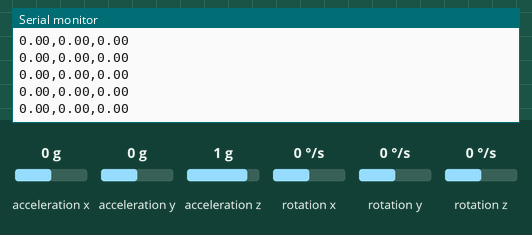
Simulated run of this sketch. Board: ESP32. Parts: the last lines printed to the serial monitor. Wiring (inferred from the names in the program): MPU-6050 motion sensor at I2C address 0x68. Inputs (shaded band) come from the test bench; at power-on: acceleration x 0 g, acceleration y 0 g, acceleration z 1 g, rotation x 0 °/s, rotation y 0 °/s, rotation z 0 °/s.

Above: at 7.5 s.
7.6 s: acceleration x set to -1.4 g
At 8.5 s:
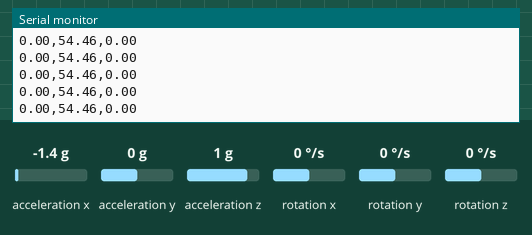
9.1 s: acceleration y set to -1.4 g
At 10.1 s:
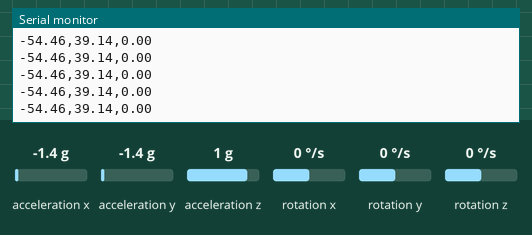
10.6 s: acceleration z set to -1.4 g
At 11.3 s:
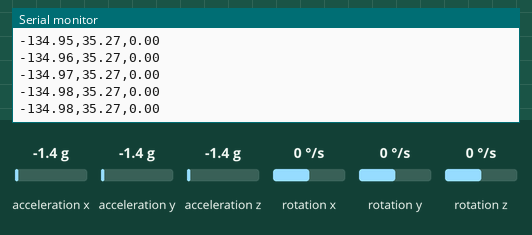
12.1 s: rotation x set to -192 °/s
At 13.1 s:
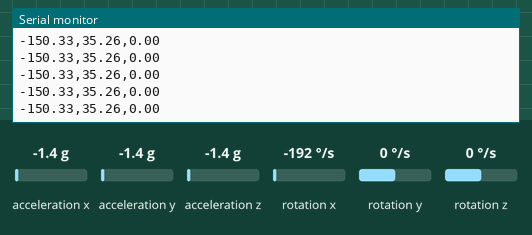
13.6 s: rotation y set to -192 °/s
At 14.5 s:
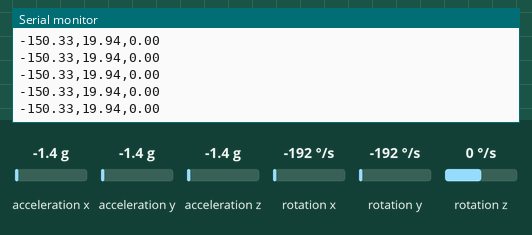
Timing chart, 0 to 16.1 s (numbered marks = the images above; inputs shaded):
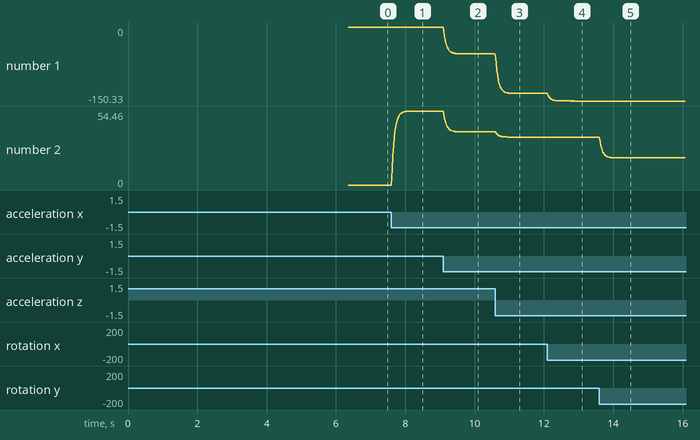

Measured:
- after the input at 7.6 s, the serial monitor: prints a new line at once (image 1)
- after the input at 9.1 s, the serial monitor: prints a new line at once (image 2)
- after the input at 10.6 s, the serial monitor: prints a new line at once (image 3)
- after the input at 12.1 s, the serial monitor: prints a new line at once (image 4)
- after the input at 13.6 s, the serial monitor: prints a new line at once (image 5)
- plotted number 1: 0 → -54.46 after the input at 9.1 s, -54.46 → -135 after the input at 10.6 s, -135 → -150.33 after the input at 12.1 s
- plotted number 2: 0 → 54.46 after the input at 7.6 s, 54.46 → 39.14 after the input at 9.1 s, 39.14 → 35.26 after the input at 10.6 s, 35.26 → 19.94 after the input at 13.6 s

The sketch:

mpu-orientation-test.ino
```cpp
// MPU6050 SDA → ESP32 GPIO18

// MPU6050 SCL → ESP32 GPIO19

// MPU6050 VCC → ESP32 3.3V

// MPU6050 GND → ESP32 GND


#include <Wire.h>
#include <math.h>

#define MPU_ADDRESS 0x68

#define PWR_MGMT_1   0x6B
#define CONFIG_REG   0x1A
#define GYRO_CONFIG  0x1B
#define ACCEL_CONFIG 0x1C
#define DATA_START   0x3B
#define WHO_AM_I     0x75

// MPU6050 I2C wiring
#define MPU_SDA_PIN 18
#define MPU_SCL_PIN 19

float gyroOffsetX = 0;
float gyroOffsetY = 0;
float gyroOffsetZ = 0;

float roll = 0;
float pitch = 0;
float yaw = 0;

unsigned long previousMicros;
unsigned long previousPrint = 0;

void writeRegister(byte reg, byte value) {
  Wire.beginTransmission(MPU_ADDRESS);
  Wire.write(reg);
  Wire.write(value);
  Wire.endTransmission();
}

byte readRegister(byte reg) {
  Wire.beginTransmission(MPU_ADDRESS);
  Wire.write(reg);
  Wire.endTransmission(false);

  Wire.requestFrom(MPU_ADDRESS, 1, true);

  if (Wire.available()) {
    return Wire.read();
  }

  return 0xFF;
}

bool readSensor(
  int16_t &ax,
  int16_t &ay,
  int16_t &az,
  int16_t &temperature,
  int16_t &gx,
  int16_t &gy,
  int16_t &gz
) {
  Wire.beginTransmission(MPU_ADDRESS);
  Wire.write(DATA_START);

  if (Wire.endTransmission(false) != 0) {
    return false;
  }

  Wire.requestFrom(MPU_ADDRESS, 14, true);

  if (Wire.available() != 14) {
    return false;
  }

  ax = (Wire.read() << 8) | Wire.read();
  ay = (Wire.read() << 8) | Wire.read();
  az = (Wire.read() << 8) | Wire.read();

  temperature = (Wire.read() << 8) | Wire.read();

  gx = (Wire.read() << 8) | Wire.read();
  gy = (Wire.read() << 8) | Wire.read();
  gz = (Wire.read() << 8) | Wire.read();

  return true;
}

void calibrateGyroscope() {
  const int samples = 1000;

  long sumX = 0;
  long sumY = 0;
  long sumZ = 0;

  Serial.println("CALIBRATING");
  Serial.println("Keep the vehicle completely still.");

  delay(1500);

  int successfulSamples = 0;

  for (int i = 0; i < samples; i++) {
    int16_t ax, ay, az;
    int16_t temperature;
    int16_t gx, gy, gz;

    if (readSensor(ax, ay, az, temperature, gx, gy, gz)) {
      sumX += gx;
      sumY += gy;
      sumZ += gz;

      successfulSamples++;
    }

    delay(2);
  }

  if (successfulSamples > 0) {
    gyroOffsetX = sumX / (float)successfulSamples;
    gyroOffsetY = sumY / (float)successfulSamples;
    gyroOffsetZ = sumZ / (float)successfulSamples;
  }

  Serial.println("READY");
}

void setup() {
  Serial.begin(115200);
  delay(1000);

  // SDA → GPIO18
  // SCL → GPIO19
  Wire.begin(MPU_SDA_PIN, MPU_SCL_PIN);
  Wire.setClock(100000);

  // Wake sensor before checking its identification
  writeRegister(PWR_MGMT_1, 0x00);
  delay(100);

  byte deviceID = readRegister(WHO_AM_I);

  Serial.print("WHO_AM_I: 0x");
  Serial.println(deviceID, HEX);

  if (deviceID != 0x70 && deviceID != 0x68) {
    Serial.println("Unsupported sensor identification.");

    while (true) {
      delay(100);
    }
  }

  // Wake sensor and use internal clock
  writeRegister(PWR_MGMT_1, 0x00);
  delay(100);

  // Low-pass filter
  writeRegister(CONFIG_REG, 0x03);

  // Gyroscope range: ±250 degrees/second
  writeRegister(GYRO_CONFIG, 0x00);

  // Accelerometer range: ±2g
  writeRegister(ACCEL_CONFIG, 0x00);

  delay(100);

  calibrateGyroscope();

  int16_t axRaw, ayRaw, azRaw;
  int16_t temperatureRaw;
  int16_t gxRaw, gyRaw, gzRaw;

  if (readSensor(
    axRaw,
    ayRaw,
    azRaw,
    temperatureRaw,
    gxRaw,
    gyRaw,
    gzRaw
  )) {
    float ax = axRaw / 16384.0;
    float ay = ayRaw / 16384.0;
    float az = azRaw / 16384.0;

    roll = atan2(ay, az) * 180.0 / PI;

    pitch = atan2(
      -ax,
      sqrt((ay * ay) + (az * az))
    ) * 180.0 / PI;
  }

  yaw = 0;
  previousMicros = micros();
}

void loop() {
  int16_t axRaw, ayRaw, azRaw;
  int16_t temperatureRaw;
  int16_t gxRaw, gyRaw, gzRaw;

  if (!readSensor(
    axRaw,
    ayRaw,
    azRaw,
    temperatureRaw,
    gxRaw,
    gyRaw,
    gzRaw
  )) {
    Serial.println("READ_ERROR");
    delay(50);
    return;
  }

  unsigned long currentMicros = micros();

  float deltaTime =
    (currentMicros - previousMicros) / 1000000.0;

  previousMicros = currentMicros;

  if (deltaTime <= 0 || deltaTime > 0.1) {
    deltaTime = 0.01;
  }

  // ±2g accelerometer scaling
  float ax = axRaw / 16384.0;
  float ay = ayRaw / 16384.0;
  float az = azRaw / 16384.0;

  // ±250°/s gyroscope scaling
  float gyroX =
    (gxRaw - gyroOffsetX) / 131.0;

  float gyroY =
    (gyRaw - gyroOffsetY) / 131.0;

  float gyroZ =
    (gzRaw - gyroOffsetZ) / 131.0;

  float accelerometerRoll =
    atan2(ay, az) * 180.0 / PI;

  float accelerometerPitch =
    atan2(
      -ax,
      sqrt((ay * ay) + (az * az))
    ) * 180.0 / PI;

  // Complementary filter
  roll =
    0.98 * (roll + gyroX * deltaTime) +
    0.02 * accelerometerRoll;

  pitch =
    0.98 * (pitch + gyroY * deltaTime) +
    0.02 * accelerometerPitch;

  yaw += gyroZ * deltaTime;

  if (yaw > 180) {
    yaw -= 360;
  }

  if (yaw < -180) {
    yaw += 360;
  }

  // Send data 50 times per second
  if (millis() - previousPrint >= 20) {
    previousPrint = millis();

    Serial.print(roll, 2);
    Serial.print(",");
    Serial.print(pitch, 2);
    Serial.print(",");
    Serial.println(yaw, 2);
  }
}
```
